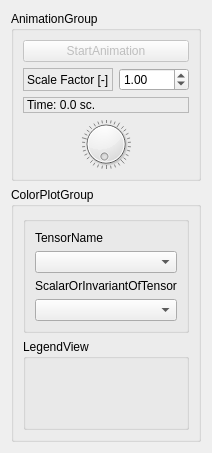
                <widget class="QWidget" name="postprocessing_tab">
                 <attribute name="title">
                  <string>PostParam</string>
                 </attribute>
                 <layout class="QVBoxLayout" name="verticalLayout_15">
                  <item>
                   <widget class="QGroupBox" name="animate_groupBox">
                    <property name="sizePolicy">
                     <sizepolicy hsizetype="Preferred" vsizetype="Preferred">
                      <horstretch>0</horstretch>
                      <verstretch>2</verstretch>
                     </sizepolicy>
                    </property>
                    <property name="title">
                     <string>AnimationGroup</string>
                    </property>
                    <layout class="QHBoxLayout" name="horizontalLayout_13">
                     <item>
                      <layout class="QVBoxLayout" name="verticalLayout_8">
                       <item>
                        <widget class="QPushButton" name="Start_Animation_Push_Button">
                         <property name="enabled">
                          <bool>false</bool>
                         </property>
                         <property name="text">
                          <string>StartAnimation</string>
                         </property>
                         <property name="checkable">
                          <bool>true</bool>
                         </property>
                        </widget>
                       </item>
                       <item>
                        <layout class="QHBoxLayout" name="horizontalLayout_14">
                         <item>
                          <widget class="QLabel" name="label_13">
                           <property name="frameShape">
                            <enum>QFrame::StyledPanel</enum>
                           </property>
                           <property name="text">
                            <string>Scale Factor [-]</string>
                           </property>
                          </widget>
                         </item>
                         <item>
                          <widget class="QDoubleSpinBox" name="scalefact_doubleSpinBox">
                           <property name="value">
                            <double>1.000000000000000</double>
                           </property>
                          </widget>
                         </item>
                        </layout>
                       </item>
                       <item>
                        <widget class="QLabel" name="time_label">
                         <property name="frameShape">
                          <enum>QFrame::StyledPanel</enum>
                         </property>
                         <property name="text">
                          <string>Time: 0.0 sc.</string>
                         </property>
                        </widget>
                       </item>
                       <item>
                        <widget class="QDial" name="dial">
                         <property name="enabled">
                          <bool>true</bool>
                         </property>
                         <property name="layoutDirection">
                          <enum>Qt::LeftToRight</enum>
                         </property>
                         <property name="autoFillBackground">
                          <bool>false</bool>
                         </property>
                         <property name="minimum">
                          <number>-2</number>
                         </property>
                         <property name="singleStep">
                          <number>3</number>
                         </property>
                         <property name="orientation">
                          <enum>Qt::Horizontal</enum>
                         </property>
                         <property name="invertedControls">
                          <bool>false</bool>
                         </property>
                         <property name="wrapping">
                          <bool>true</bool>
                         </property>
                         <property name="notchTarget">
                          <double>1.000000000000000</double>
                         </property>
                         <property name="notchesVisible">
                          <bool>true</bool>
                         </property>
                        </widget>
                       </item>
                      </layout>
                     </item>
                    </layout>
                   </widget>
                  </item>
                  <item>
                   <widget class="QGroupBox" name="groupBox_12">
                    <property name="sizePolicy">
                     <sizepolicy hsizetype="Preferred" vsizetype="Preferred">
                      <horstretch>0</horstretch>
                      <verstretch>6</verstretch>
                     </sizepolicy>
                    </property>
                    <property name="title">
                     <string>ColorPlotGroup</string>
                    </property>
                    <layout class="QVBoxLayout" name="verticalLayout_13">
                     <item>
                      <widget class="QGroupBox" name="groupBox_13">
                       <property name="sizePolicy">
                        <sizepolicy hsizetype="Preferred" vsizetype="Preferred">
                         <horstretch>0</horstretch>
                         <verstretch>0</verstretch>
                        </sizepolicy>
                       </property>
                       <property name="title">
                        <string/>
                       </property>
                       <layout class="QVBoxLayout" name="verticalLayout_17">
                        <item>
                         <widget class="QLabel" name="label_14">
                          <property name="text">
                           <string>TensorName</string>
                          </property>
                         </widget>
                        </item>
                        <item>
                         <widget class="QComboBox" name="tensorresult_comboBox"/>
                        </item>
                        <item>
                         <widget class="QLabel" name="label_15">
                          <property name="text">
                           <string>ScalarOrInvariantOfTensor</string>
                          </property>
                         </widget>
                        </item>
                        <item>
                         <widget class="QComboBox" name="scalarresult_comboBox"/>
                        </item>
                       </layout>
                      </widget>
                     </item>
                     <item>
                      <widget class="QGroupBox" name="groupBox_14">
                       <property name="sizePolicy">
                        <sizepolicy hsizetype="Preferred" vsizetype="Preferred">
                         <horstretch>0</horstretch>
                         <verstretch>3</verstretch>
                        </sizepolicy>
                       </property>
                       <property name="title">
                        <string>LegendView</string>
                       </property>
                       <layout class="QVBoxLayout" name="verticalLayout_18">
                        <item>
                         <layout class="QVBoxLayout" name="legend_layout"/>
                        </item>
                       </layout>
                      </widget>
                     </item>
                    </layout>
                   </widget>
                  </item>
                 </layout>
                </widget>
